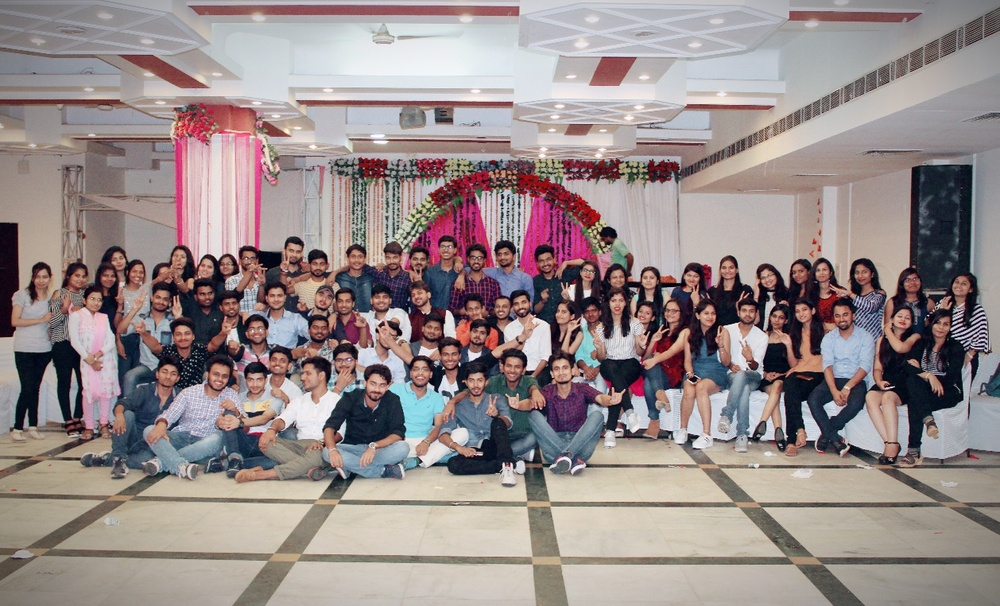
#> input picture picture.jpg, 1000 x 606 px, shrunk from 1258 x 762 before the run
$ python threshold.py
#> lines starting #> are read from the running program, lines starting #| are printed output that depends on the picture; after the words box and inside, x2 and y2 are one past the last pixel; in counts of white or black regions, pixels touching at a corner belong together
import cv2
import numpy

pic= cv2.imread("picture.jpg",0)
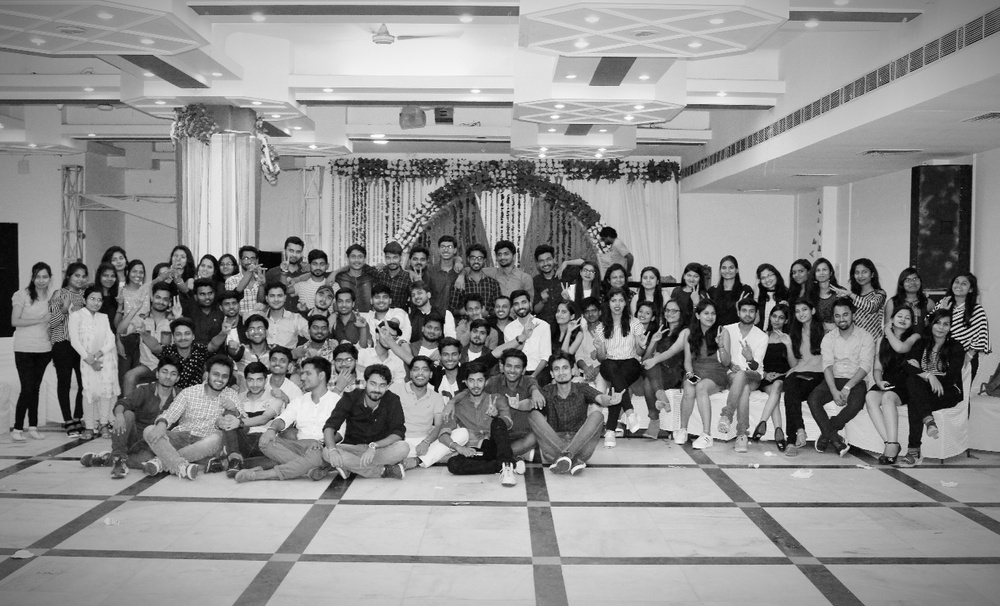
#> pic: shape (606, 1000); min 0, max 255, mean 142.5

threshold=100

(T_VALUE,binary_threshold)= cv2.threshold(pic,threshold,255,cv2.THRESH_BINARY_INV)
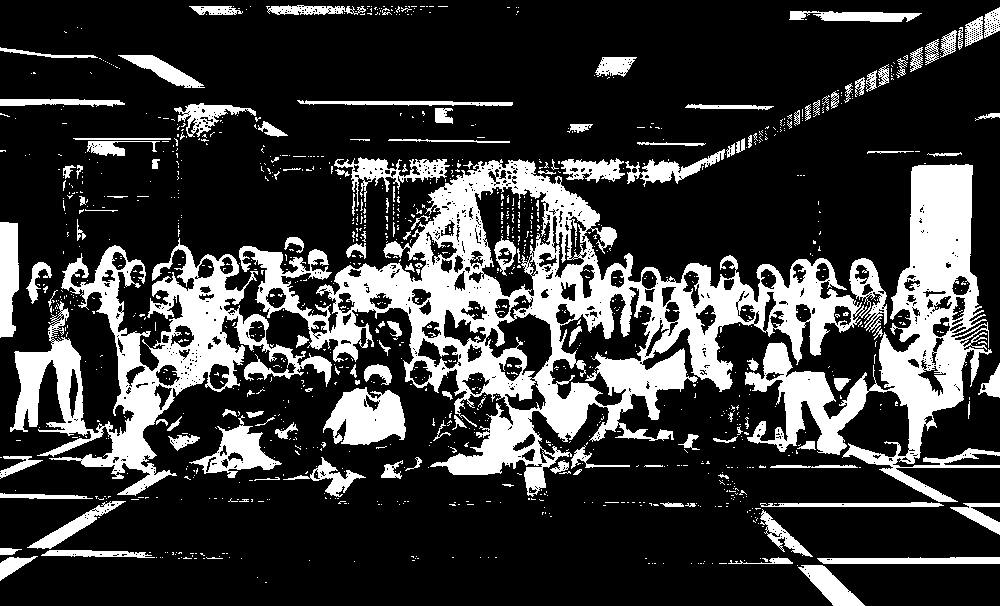
#> binary_threshold: shape (606, 1000); 22.7% white; 1195 white regions (1055 under 20 px), largest, box (x1, y1, x2, y2) and area: (239, 159, 887, 497) 53171, (745, 164, 1000, 502) 23754, (10, 238, 332, 496) 21561
#> T_VALUE = 100

cv2.imshow('Deepak',binary_threshold)

cv2.waitKey()

cv2.destroyAllWindows()
